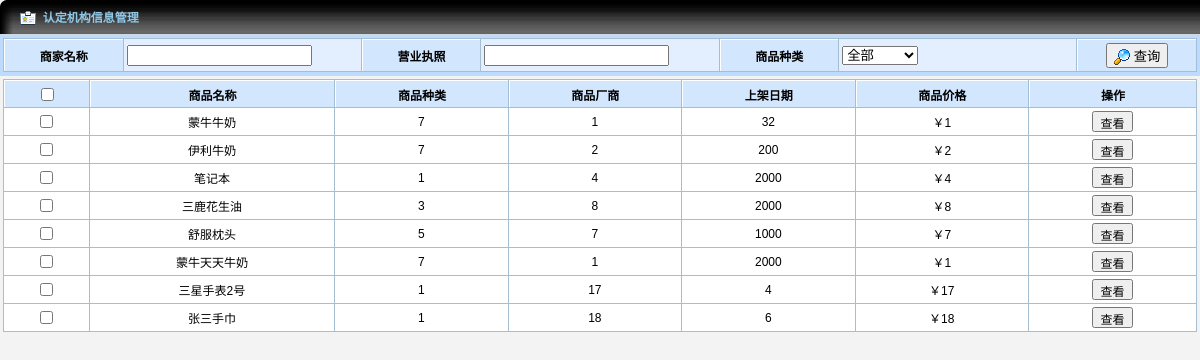
Screenshot of /back/commodity.php with the database file from the repository.
### tables this page shows
CREATE TABLE IF NOT EXISTS `m_commodity` (
  `mc_id` int(11) NOT NULL AUTO_INCREMENT,
  `mc_name` varchar(20) NOT NULL,
  `mc_image` varchar(100) NOT NULL,
  `mt_id` int(11) NOT NULL,
  `ms_id` int(11) NOT NULL,
  `mc_money` double NOT NULL,
  `mc_num` int(11) NOT NULL,
  `mc_uptime` date NOT NULL,
  `mc_downtime` date NOT NULL,
  PRIMARY KEY (`mc_id`)
);

CREATE TABLE IF NOT EXISTS `m_type` (
  `mt_id` int(11) NOT NULL AUTO_INCREMENT,
  `mt_name` varchar(30) NOT NULL,
  PRIMARY KEY (`mt_id`),
  UNIQUE KEY `mt_id` (`mt_id`),
  UNIQUE KEY `mt_name` (`mt_name`),
  UNIQUE KEY `mt_id_2` (`mt_id`)
);

CREATE TABLE IF NOT EXISTS `m_suppliers` (
  `ms_id` int(11) NOT NULL AUTO_INCREMENT,
  `ms_name` varchar(20) NOT NULL,
  `ms_owner` varchar(10) NOT NULL,
  `ms_tel` varchar(11) NOT NULL,
  `ms_add` varchar(200) NOT NULL,
  PRIMARY KEY (`ms_id`)
);

### back/commodity.php (the view, shortened to what this page needs)
<?php
include 'PHP/daconnect.php';
$sql="SELECT * FROM `m_commodity`,`m_type`,`m_suppliers` where m_commodity.mt_id=m_type.mt_id and m_commodity.ms_id=m_suppliers.ms_id";
$result=mysqli_query($con, $sql);
while ($r=mysqli_fetch_row($result)){
	echo "<TR>";
	echo "<TD align='center'><input type='checkbox' name=\"test\" id='checkbox2'></TD>";
	echo "<TD align='center' id=name>".$r[1]."</TD>";
	echo "<TD align='center'>".$r[9]."</TD>";
	echo "<TD align='center'>".$r[11]."</TD>";
	echo "<TD align='center'>".$r[6]."</TD>";
	echo "<TD align='center'>"."￥".$r[4]."</TD>";
    echo "<TD width='160' align='center'><input type=\"button\" style='height:21px; font-size:12px' onClick=\"gettddate()\" value=\"查看\"/> </TD></TR>";
}

### back/CSS/table.css (style rules this page uses)
BODY { FONT-SIZE: 9pt; MARGIN: 0px; FONT-FAMILY: Arial, "����"; BACKGROUND-COLOR: #f3f3f3; SCROLLBAR-FACE-COLOR: #dee3e7; SCROLLBAR-HIGHLIGHT-COLOR: #ffffff; SCROLLBAR-SHADOW-COLOR: #dee3e7; SCROLLBAR-3DLIGHT-COLOR: #d1d7dc; SCROLLBAR-ARROW-COLOR: #006699; SCROLLBAR-TRACK-COLOR: #efefef; SCROLLBAR-DARKSHADOW-COLOR: #98aab1; }
TD { FONT-SIZE: 9pt; FONT-FAMILY: Arial, "����" }
TH { COLOR: #FFFFFF; FONT-SIZE: 9pt; FONT-FAMILY: Arial, "����" }
img { border:0px }
table.table1 { background-color:#a4bed4; font-size: 12px; }
table.table1 th { BORDER-left: #FFFFFF 1px solid; BORDER-top: #FFFFFF 1px solid; height:27px; color:#000; background-image: url(../images/th_bg.gif); background-repeat:repeat-x; background-color: #d2e6fe; }
table.table1 tr { background-color:#ffffff; height:27px; }
table.table1 tr { background-color:#ffffff; }
table.table1 td.BGCgray { background-color:#e3efff; }

### rows the page displays
m_commodity: mc_name "蒙牛牛奶", mt.mt_id "7", ms.ms_id "1", mc_num "32", ms "1"
m_commodity: mc_name "伊利牛奶", mt.mt_id "7", ms.ms_id "2", mc_num "200", ms "2"
m_commodity: mc_name "笔记本", mt.mt_id "1", ms.ms_id "4", mc_num "2000", ms "4"
m_commodity: mc_name "三鹿花生油", mt.mt_id "3", ms.ms_id "8", mc_num "2000", ms "8"
m_commodity: mc_name "舒服枕头", mt.mt_id "5", ms.ms_id "7", mc_num "1000", ms "7"
m_commodity: mc_name "蒙牛天天牛奶", mt.mt_id "7", ms.ms_id "1", mc_num "2000", ms "1"
m_commodity: mc_name "三星手表2号", mt.mt_id "1", ms.ms_id "17", mc_num "4", ms "17"
m_commodity: mc_name "张三手巾", mt.mt_id "1", ms.ms_id "18", mc_num "6", ms "18"
